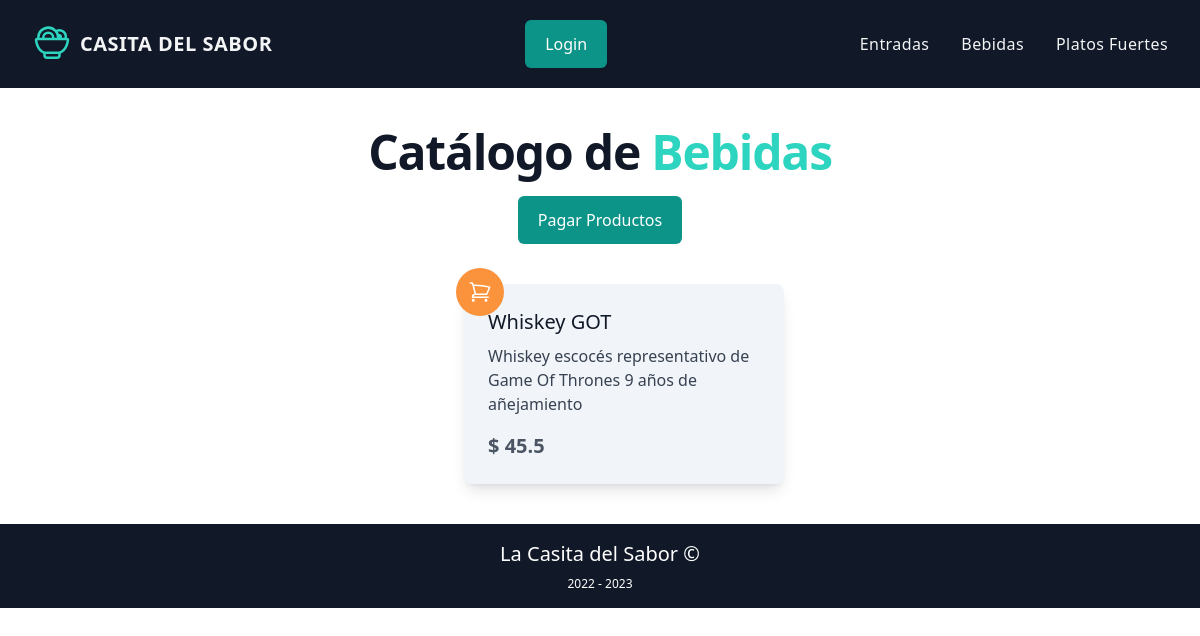
The app's page /index.php/mujeres/indexUsuario, older data.
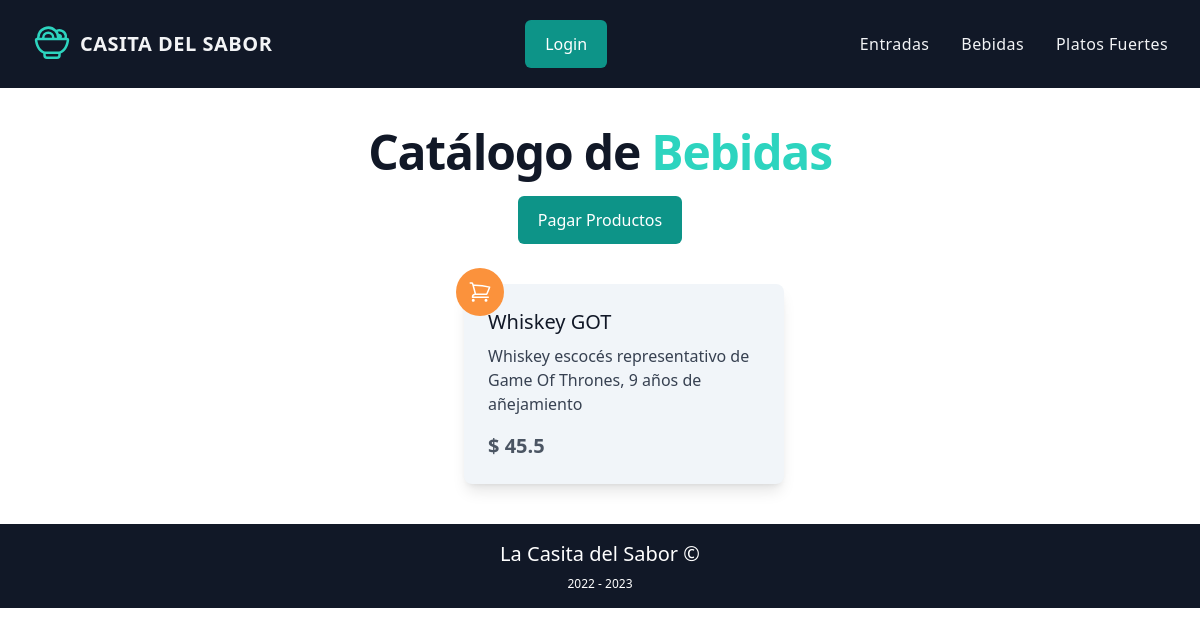
The same page, newer data.
### application/controllers/Mujeres.php (called while the page is built, shortened)
<?php
class Mujeres extends CI_Controller
{
  public function __construct()
  {
    $this->load->model("mujer");
  }
  public function indexUsuario()
  {
    $data["listaMujeres"] = $this->mujer->getMujeres();
    $this->load->view('header');
    $this->load->view('mujeres/index-users', $data);
    $this->load->view('footer');
  }
}

### index.php (called while the page is built, shortened)
<?php
 require_once BASEPATH.'core/CodeIgniter.php';

### application/models/Mujer.php (called while the page is built, shortened)
<?php
class Mujer extends CI_Model
{
  public function getMujeres()
  {
    $mujeres = $this->db->get('prenda-mujer');
    if ($mujeres->num_rows() > 0) {
      return $mujeres->result();
    } else {
      return false;
    }
  }
}

### application/views/mujeres/index-users.php (the view, shortened to what this page needs)
<h1 class="text-center mt-10 mb-5 font-sans text-5xl font-bold tracking-tight text-gray-900">Catálogo de <span
    class="inline-block text-teal-400">Bebidas</span></h1>
<div class="flex justify-center">
  <button type="button" id="botonPagarProductos"
    class="bg-teal-600 px-5 py-3 rounded-md text-white hover:bg-teal-700 transition-all ease-in-out"
    data-te-toggle="modal" data-te-target="#exampleModal">Pagar Productos</button>
</div>
<div class="flex flex-wrap justify-center">
  <?php foreach ($listaMujeres as $prendaMujer): ?>
    <div class="flex" id="<?php echo $prendaMujer->id_pm ?>">
      <div class="flex flex-col gap-1">
        <a aria-label="Añadir al carrito" id="botonProductoID<?php echo $prendaMujer->id_pm; ?>"
          class="hint--left hint--rounded hover:scale-110 transition-all ease-in-out cursor-pointer z-10 translate-x-20 translate-y-6 relative flex justify-center items-center bg-orange-400 hover:bg-orange-600 w-12 h-12 rounded-full">
        </a>
      </div>
      <div class="flex justify-center">
        <div id="card"
          class="flex-prendaMujer max-w-xs rounded-lg m-10 bg-slate-100 shadow-lg hover:scale-105 transition-all ease-in-out cursor-pointer">
          <div class="p-6 flex flex-col justify-start">
            <h5 id="nombre-prenda" class="text-gray-900 text-xl font-medium mb-2">
              <?php echo $prendaMujer->nombre_pm ?>
            </h5>
            <p class="text-gray-700 text-base mb-4">
              <?php echo $prendaMujer->descripcion_pm ?>
            </p>
            <p id="precio" class="text-gray-600 text-xl font-bold">$
              <?php echo $prendaMujer->precio_pm ?>
            </p>
          </div>
        </div>
      </div>
    </div>
  <?php endforeach; ?>
</div>

Row changes from the older to the newer data that the page shows:
changed prenda-mujer "Whiskey GOT": descripcion_pm "Whiskey escocés representativo de Game Of Thrones 9 años de añejamiento" → "Whiskey escocés representativo de Game Of Thrones, 9 años de añejamiento"
